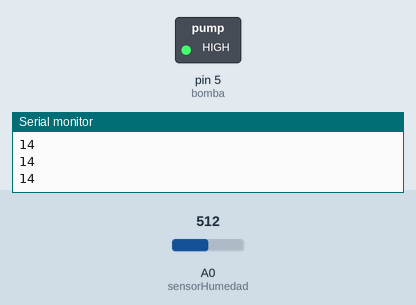
Simulated run of this sketch. Board: Arduino Uno, built with avr-gcc and run on an emulated ATmega328P. On the bench: switched loads named in the sketch (green lamp = pin HIGH), the last lines printed to the serial monitor. The test bench sets the inputs (shaded band); at power-on: A0 (sensorHumedad) = 512.

Above: at 1.3 s.
1.4 s: A0 (sensorHumedad) set to 776
2.9 s: A0 (sensorHumedad) set to 800
At 4.2 s:
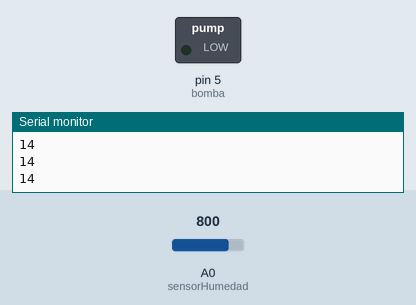
4.5 s: A0 (sensorHumedad) set to 716
At 5.4 s:
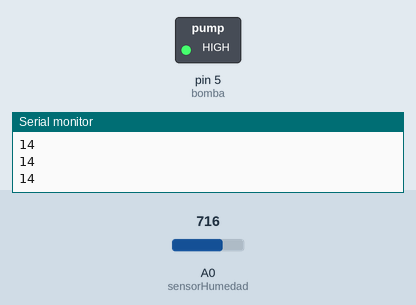
6.0 s: A0 (sensorHumedad) set to 900
At 6.5 s:
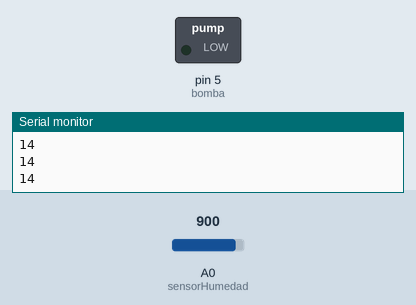
Timing chart, 0 to 8.5 s (numbered marks = the images above; inputs shaded):
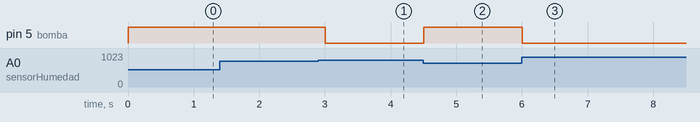

The sketch:

Codigo_Autorriego.ino
```cpp
int sensorHumedad = A0;
int bomba = 5;
int lectura = 0;
int humedad = 0;
void setup() {
  Serial.begin(9600);
  pinMode(bomba, OUTPUT);
}

void loop() {
 lectura = analogRead(sensorHumedad);
 humedad = map(lectura, 0, 880, 0, 100);
 if (humedad <90) {
   digitalWrite(bomba, HIGH);
 } else {
   digitalWrite(bomba, LOW);
 }
  Serial.println(sensorHumedad);
  delay(500);
}
```

Measured:
- the behaviour switches between 791 and 792 on A0 (sensorHumedad) (found by bisection; images 0 and 1)
- after the input at 2.9 s, pin 5 (bomba): HIGH → LOW after 0.10 s
- after the input at 4.5 s, pin 5 (bomba): LOW → HIGH at once
- after the input at 6.0 s, pin 5 (bomba): HIGH → LOW at once
